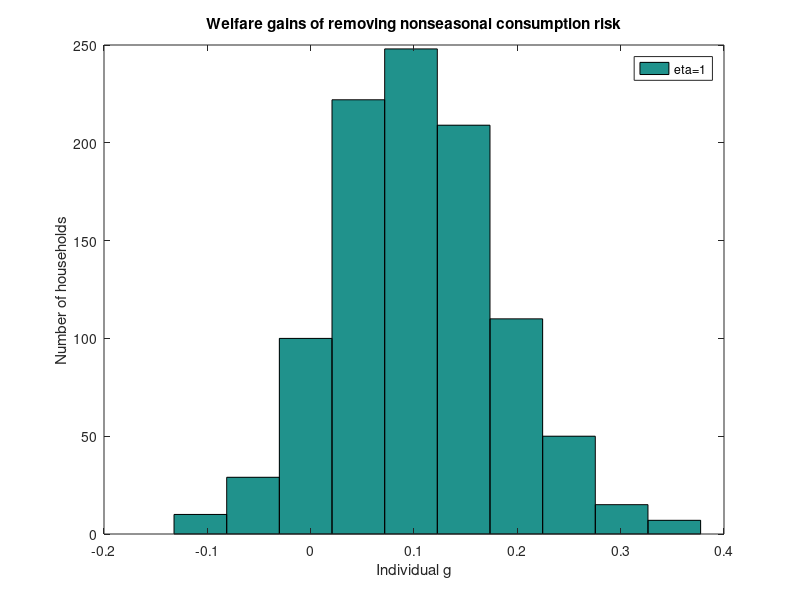

This chart was generated by the following MATLAB code: (Note: a time limit stopped this script after it produced the figure.)
%%%%%%%%%%%%%%%%%%%%%%%%%%%%%%%%%%%%%%%%%%%%%%%%%%%%%%%%%%%%%%%%%%%%%%%%%%%
%%%%%%%%%%%%%%%%% DEVELOPMENT ECONOMICS - PROBLEM SET 2 %%%%%%%%%%%%%%%%%%%
%%%%%%%%%%%%%%%%%%%%%%%%%%%%%%%%%%%%%%%%%%%%%%%%%%%%%%%%%%%%%%%%%%%%%%%%%%%

clear all
clc

%% SETTING %%

% Parameters
N = 1000;
T = 12 * 40; % 12 months * 40 years of age
beta = 0.99^(1/12); % Anual beta (b^12) is 0.99
sigma2_e = 0.2;
sigma2_u = 0.2; 
eta1 = 1;
eta2 = 2;
eta4 = 4;

% Deterministic seasonal component
gm_low = [-0.073, -0.185, 0.071, 0.066, 0.045, 0.029, 0.018, 0.018, 0.018, 0.001, -0.017, -0.041];
gm_middle = [-0.147, -0.370, 0.141, 0.131, 0.090, 0.058, 0.036, 0.036, 0.036, 0.002, -0.033, -0.082];
gm_high = [-0.293, -0.739, 0.282, 0.262, 0.180, 0.116, 0.072, 0.072, 0.072, 0.004, -0.066, -0.164];

% Stochastic seasonal component
sigma2_low = [0.043, 0.034, 0.145, 0.142, 0.137, 0.137, 0.119, 0.102, 0.094, 0.094, 0.085, 0.068];
sigma2_middle = [0.085, 0.068, 0.290, 0.283, 0.273, 0.273, 0.239, 0.205, 0.188, 0.188, 0.171, 0.137];
sigma2_high = [0.171, 0.137, 0.580, 0.567, 0.546, 0.546, 0.478, 0.410, 0.376, 0.376, 0.341, 0.273];


%% QUESTION 1 - PART 1 %%

% Generate the individual component
ln_u = transpose(mvnrnd(zeros(N,1), eye(N) * sigma2_u)); % Nx1 matrix with the individual ln_u
z = exp(-sigma2_u/2) * exp(ln_u); % Nx1 column with individual components
z = z * ones(1,T); % NxT matrix, where each row contains the same individual component 

% Generate matrices with seasonal components (using kronecker product)
S_low = exp(kron(ones(N,40),gm_low)); % NxT matrix, where each column has a different seasonal component depending on age and season
S_middle = exp(kron(ones(N,40),gm_middle));
S_high = exp(kron(ones(N,40),gm_high));

% Generate matrix with individual errors for any period
ln_e = zeros(N,T);
for i = 1:N
    for j = 0:39
        ln_e(i,(1+12*j):((j+1)*12)) = normrnd(0,sqrt(sigma2_e));
    end
end
ind_shock = exp(-sigma2_e/2) * exp(ln_e);

% Calculate matrix of individual consumption with all components
consumption_low_all = z .* S_low .* ind_shock;      % NxT matrix
consumption_middle_all = z .* S_middle .* ind_shock;   % NxT matrix
consumption_high_all = z .* S_high .* ind_shock;    % NxT matrix

% Calculate matrix of individual consumption (without individual stochastic component)
consumption_low_sea = z .* S_low; 
consumption_middle_sea = z .* S_middle;
consumption_high_sea = z .* S_high;

% Calculate matrix of individual consumption (without seasonal component)
consumption_ind = z .* ind_shock; 

% Calculate matrix of individual consumption (without seasonal component and individual stochastic component)
consumption = z;

% Discount factor matrix
beta_m = zeros(1,12);
beta_age = zeros(1,40);
 for i = 1:12
     beta_m(1,i) = beta.^(i-1);
 end
 for i = 1:40 
     beta_age(1,i) = beta.^(12*i);
 end
betas = ones(N,1) * kron(beta_age,beta_m); % NxT matrix with all the discount factors


%% PART 1A: WELFARE GAINS REMOVING SEASONALITY %%

% Welfare gains from removing seasonal component (eta = 1)
% This are the matrix that will have the g's that represent the amount of consumption across 
% all periods and states that individuals living in a reference scenario will demand to remain 
% indifferent between their current scenario and the counterfactual, which is the value we are 
% interested to find. 

gl1_sea = zeros(N,1); 
gm1_sea = zeros(N,1);
gh1_sea = zeros(N,1);

% Here I compare the welfare gains of changing from the consumption with all the shocks with 
% the consumption after removing the seasonal component. In order to find the g's that satisfy,
% the equation I use a function that minimizes the absolute value of the difference between
% the two different scenarios we are comparing.

for i = 1:N
    funlow = @(gl) abs(transpose(sum(transpose(betas(i,:) .* log(consumption_low_all(i,:)*(1+gl))) - transpose(betas(i,:) .* log(consumption_ind(i,:))))));
    gl1_sea(i,1) = fminbnd(funlow,0,4);

    funmid = @(gm) abs(transpose(sum(transpose(betas(i,:) .* log(consumption_middle_all(i,:)*(1+gm))) - transpose(betas(i,:) .* log(consumption_ind(i,:))))));
    gm1_sea(i,1) = fminbnd(funmid,0,4);

    funhigh = @(gh) abs(transpose(sum(transpose(betas(i,:) .* log(consumption_high_all(i,:)*(1+gh))) - transpose(betas(i,:) .* log(consumption_ind(i,:))))));
    gh1_sea(i,1) = fminbnd(funhigh,0,4);
end

% Matrix with the mean results
Results = [mean(gl1_sea), mean(gm1_sea), mean(gh1_sea)];
disp(' RESULTS PART 1A - Mean welfare gains from removing seasonal component (eta=1)')
disp(Results)
disp('Each column represents the mean "g" for low, mid and high seasonality.')
disp(' ')
disp(' ')

%% PART 1B: WELFARE GAINS REMOVING NONSEASONAL CONSUMPTION RISK (individual stochastic component) %%

% Welfare gains from removing nonseasonal consumption risk (eta = 1)
gl1_ind = zeros(N,1);
gm1_ind = zeros(N,1);
gh1_ind = zeros(N,1);

for i = 1:N
    funlow = @(gl) abs(transpose(sum(transpose(betas(i,:) .* log(consumption_low_all(i,:)*(1+gl))) - transpose(betas(i,:) .* log(consumption_low_sea(i,:))))));
    gl1_ind(i,1) = fminbnd(funlow,-4,4);

    funmid = @(gm) abs(transpose(sum(transpose(betas(i,:) .* log(consumption_middle_all(i,:)*(1+gm))) - transpose(betas(i,:) .* log(consumption_middle_sea(i,:))))));
    gm1_ind(i,1) = fminbnd(funmid,-4,4);

    funhigh = @(gh) abs(transpose(sum(transpose(betas(i,:) .* log(consumption_high_all(i,:)*(1+gh))) - transpose(betas(i,:) .* log(consumption_high_sea(i,:))))));
    gh1_ind(i,1) = fminbnd(funhigh,-4,4);
end

% Matrix with the mean results from removing nonseasonal consumption risk
Results = [mean(gl1_ind), mean(gm1_ind), mean(gh1_ind); std(gl1_ind), std(gm1_ind), std(gh1_ind)];

disp(' RESULTS PART 1B - Welfare gains of removing nonseasonal consumption risk (eta=1)')
disp(Results)
disp('First row: means. Second row: standard errors')
disp('Each column represents the mean "g" for low, mid, high and no seasonality.')
disp(' ')
disp(' ')

% Graph to compare distribution of welfare gains of removing nonseasonal consumption risk
%hold on
hist(gl1_ind);
xlabel('Individual g')
ylabel('Number of households')
legend('eta=1')
title({'Welfare gains of removing nonseasonal consumption risk'})
print('Q1_Part1_B','-dpng')


%% PART 1D: REDO FOR ETA = 2 & ETA = 4 %%

% Welfare gains removing seasonal component (eta = 2)
gl2_sea = zeros(N,1);
gm2_sea = zeros(N,1);
gh2_sea = zeros(N,1);

for i = 1:N
    funlow = @(gl) abs(transpose(sum(transpose(betas(i,:) .* ((consumption_low_all(i,:)*(1+gl))).^(1-eta2) / (1-eta2)) - transpose(betas(i,:) .* ((consumption_ind(i,:)).^(1-eta2) / (1-eta2)) ))));
    gl2_sea(i,1) = fminbnd(funlow,-4,4);

    funmid = @(gm) abs(transpose(sum(transpose(betas(i,:) .* ((consumption_middle_all(i,:)*(1+gm))).^(1-eta2) / (1-eta2)) - transpose(betas(i,:) .* ((consumption_ind(i,:)).^(1-eta2) / (1-eta2))))));
    gm2_sea(i,1) = fminbnd(funmid,-4,4);

    funhigh = @(gh) abs(transpose(sum(transpose(betas(i,:) .* ((consumption_high_all(i,:)*(1+gh))).^(1-eta2) / (1-eta2)) - transpose(betas(i,:) .* ((consumption_ind(i,:)).^(1-eta2) / (1-eta2))))));
    gh2_sea(i,1) = fminbnd(funhigh,-4,4);
end

% Welfare gains removing seasonal component (eta = 4)
gl4_sea = zeros(N,1);
gm4_sea = zeros(N,1);
gh4_sea = zeros(N,1);

for i = 1:N
    funlow = @(gl) abs(transpose(sum(transpose(betas(i,:) .* ((consumption_low_all(i,:)*(1+gl))).^(1-eta4) / (1-eta4)) - transpose(betas(i,:) .* ((consumption_ind(i,:)).^(1-eta4) / (1-eta4))))));
    gl4_sea(i,1) = fminbnd(funlow,-4,4);

    funmid = @(gm) abs(transpose(sum(transpose(betas(i,:) .* ((consumption_middle_all(i,:)*(1+gm))).^(1-eta4) / (1-eta4)) - transpose(betas(i,:) .* ((consumption_ind(i,:)).^(1-eta4) / (1-eta4))))));
    gm4_sea(i,1) = fminbnd(funmid,-4,4);

    funhigh = @(gh) abs(transpose(sum(transpose(betas(i,:) .* ((consumption_high_all(i,:)*(1+gh))).^(1-eta4) / (1-eta4)) - transpose(betas(i,:) .* ((consumption_ind(i,:)).^(1-eta4) / (1-eta4))))));
    gh4_sea(i,1) = fminbnd(funhigh,-4,4);
end

% Matrix with the mean results from removing seasonality
Results = [mean(gl2_sea), mean(gm2_sea), mean(gh2_sea); mean(gl4_sea), mean(gm4_sea), mean(gh4_sea)];
disp(' RESULTS PART 1D - Mean welfare gains of removing seasonality (eta=2 and eta=4)')
disp(Results)
disp('Row 1: eta=2. Row 2: eta=4')
disp('Each column represents the mean "g" for low, mid and high seasonality.')
disp(' ')
disp(' ')

% Welfare gains removing nonseasonal consumption risk (eta = 2)
gl2_ind = zeros(N,1);
gm2_ind = zeros(N,1);
gh2_ind = zeros(N,1);

for i = 1:N
    funlow = @(gl) abs(transpose(sum(transpose(betas(i,:) .* ((consumption_low_all(i,:)*(1+gl))).^(1-eta2) / (1-eta2)) - transpose(betas(i,:) .* ((consumption_low_sea(i,:)).^(1-eta2) / (1-eta2))))));
    gl2_ind(i,1) = fminbnd(funlow,-4,4);

    funmid = @(gm) abs(transpose(sum(transpose(betas(i,:) .* ((consumption_middle_all(i,:)*(1+gm))).^(1-eta2) / (1-eta2)) - transpose(betas(i,:) .* ((consumption_middle_sea(i,:)).^(1-eta2) / (1-eta2))))));
    gm2_ind(i,1) = fminbnd(funmid,-4,4);

    funhigh = @(gh) abs(transpose(sum(transpose(betas(i,:) .* ((consumption_high_all(i,:)*(1+gh))).^(1-eta2) / (1-eta2)) - transpose(betas(i,:) .* ((consumption_high_sea(i,:)).^(1-eta2) / (1-eta2))))));
    gh2_ind(i,1) = fminbnd(funhigh,-4,4);
end

% Welfare gains removing nonseasonal consumption risk (eta = 4)
gl4_ind = zeros(N,1);
gm4_ind = zeros(N,1);
gh4_ind = zeros(N,1);

for i = 1:N
    funlow = @(gl) abs(transpose(sum(transpose(betas(i,:) .* ((consumption_low_all(i,:)*(1+gl))).^(1-eta4) / (1-eta4)) - transpose(betas(i,:) .* ((consumption_low_sea(i,:)).^(1-eta4) / (1-eta4)) ))));
    gl4_ind(i,1) = fminbnd(funlow,-4,4);

    funmid = @(gm) abs(transpose(sum(transpose(betas(i,:) .* ((consumption_middle_all(i,:)*(1+gm))).^(1-eta4) / (1-eta4)) - transpose(betas(i,:) .* ((consumption_middle_sea(i,:)).^(1-eta4) / (1-eta4)) ))));
    gm4_ind(i,1) = fminbnd(funmid,-4,4);

    funhigh = @(gh) abs(transpose(sum(transpose(betas(i,:) .* ((consumption_high_all(i,:)*(1+gh))).^(1-eta4) / (1-eta4)) - transpose(betas(i,:) .* ((consumption_high_sea(i,:)).^(1-eta4) / (1-eta4)) ))));
    gh4_ind(i,1) = fminbnd(funhigh,-4,4);
end

Results_2 = [mean(gl2_ind), mean(gm2_ind), mean(gh2_ind); std(gl2_ind), std(gm2_ind), std(gh2_ind)];

Results_4 = [mean(gl4_ind), mean(gm4_ind), mean(gh4_ind); std(gl4_ind), std(gm4_ind), std(gh4_ind)];
        
% Matrix with the mean results
disp(' RESULTS PART 1D - Welfare gains of removing nonseasonal consumption risk (eta=2 and eta=4)')
disp(Results_2)
disp(Results_4)
disp('Rows 1 and 2: means for eta 2 and 4. Rows 3 and 4: standard errors for eta 2 and 4')
disp('Each column represents the mean "g" for low, mid, high and no seasonality.')
disp(' ')
disp(' ')

% Graph to compare distribution of welfare gains of removing nonseasonal consumption risk
figure 
hold on
histogram(gl1_ind);
hold on
histogram(gl2_ind);
hold on
histogram(gl4_ind);
xlabel('Individual g')
ylabel('Number of households')
legend('eta=1','eta=2','eta=4')
title({'Welfare gains of removing nonseasonal consumption risk'})
print('Q1_Part1_D','-dpng')


%% QUESTION 1 - PART 2 %%

% Generate matrices with seasonal components (NxT)
SR_low = zeros(N,T);
for i = 1:N
    for j = 0:39
      SR_low(i,(1+j*12):(j+1)*12) = exp(-sigma2_low/2) .* exp(mvnrnd(zeros(12,1), ones(12,1) * sigma2_low .* eye(12)));
    end
end

SR_middle = zeros(N,T);
for i = 1:N
    for j = 0:39
      SR_middle(i,(1+j*12):(j+1)*12) = exp(-sigma2_middle/2) .* exp(mvnrnd(zeros(12,1), ones(12,1) * sigma2_middle .* eye(12) ) );
    end
end

SR_high = zeros(N,T);
for i = 1:N
    for j = 0:39
      SR_high(i,(1+j*12):(j+1)*12) = exp(-sigma2_high/2) .* exp(mvnrnd(zeros(12,1), ones(12,1) * sigma2_high .* eye(12) ) );
    end
end

% Calculate matrix of individual consumption with all components
CS_low_all = z .* S_middle .*  SR_low .* ind_shock; 
CS_middle_all = z .* S_middle .* SR_middle .* ind_shock;
CS_high_all = z .* S_middle .* SR_high .* ind_shock;

% Calculate matrix of individual consumption (without seasonal component)
CS_low_sea = z .* SR_low .* ind_shock; 
CS_middle_sea = z .* SR_middle .* ind_shock;
CS_high_sea = z .* SR_high .* ind_shock;

% Calculate matrix of individual consumption (without individual stochastic component)
CS_low_ind = z .* S_middle .*  SR_low; 
CS_middle_ind = z .* S_middle .* SR_middle;
CS_high_ind = z .* S_middle .* SR_high;

% Calculate matrix of individual consumption (without stochastic seasonal component)
CS_sto = z .* S_middle .* ind_shock; 


%% PART 2A: WELFARE GAINS REMOVING SEASONALITY %%

% Welfare gains removing deterministic seasonal component (eta = 1)
gl1_sea2 = zeros(N,1); 
gm1_sea2 = zeros(N,1);
gh1_sea2 = zeros(N,1);

for i = 1:N
    funlow = @(gl) abs(transpose(sum(transpose(betas(i,:) .* log(CS_low_all(i,:)*(1+gl))) - transpose(betas(i,:) .* log(CS_low_sea(i,:))))));
    gl1_sea2(i,1) = fminbnd(funlow,-4,4);

    funmid = @(gm) abs(transpose(sum(transpose(betas(i,:) .* log(CS_middle_all(i,:)*(1+gm))) - transpose(betas(i,:) .* log(CS_middle_sea(i,:))))));
    gm1_sea2(i,1) = fminbnd(funmid,-4,4);

    funhigh = @(gh) abs(transpose(sum(transpose(betas(i,:) .* log(CS_high_all(i,:)*(1+gh))) - transpose(betas(i,:) .* log(CS_high_sea(i,:))))));
    gh1_sea2(i,1) = fminbnd(funhigh,-4,4);
end

% Welfare gains removing stochastic seasonal component (eta = 1)
gl1_rsea = zeros(N,1); 
gm1_rsea = zeros(N,1);
gh1_rsea = zeros(N,1);

for i = 1:N
    funlow = @(gl) abs(transpose(sum(transpose(betas(i,:) .* log(CS_low_all(i,:)*(1+gl))) - transpose(betas(i,:) .* log(CS_sto(i,:))))));
    gl1_rsea(i,1) = fminbnd(funlow,-4,4);

    funmid = @(gm) abs(transpose(sum(transpose(betas(i,:) .* log(CS_middle_all(i,:)*(1+gm))) - transpose(betas(i,:) .* log(CS_sto(i,:))))));
    gm1_rsea(i,1) = fminbnd(funmid,-4,4);

    funhigh = @(gh) abs(transpose(sum(transpose(betas(i,:) .* log(CS_high_all(i,:)*(1+gh))) - transpose(betas(i,:) .* log(CS_sto(i,:))))));
    gh1_rsea(i,1) = fminbnd(funhigh,-4,4);
end
  
% Welfare gains removing both seasonal components (eta = 1)
gl1_S_SR = zeros(N,1); 
gm1_S_SR = zeros(N,1);
gh1_S_SR = zeros(N,1);

for i = 1:N
    funlow = @(gl) abs(transpose(sum(transpose(betas(i,:) .* log(CS_low_all(i,:)*(1+gl))) - transpose(betas(i,:) .* log(consumption_ind(i,:))))));
    gl1_S_SR(i,1) = fminbnd(funlow,-4,4);

    funmid = @(gm) abs(transpose(sum(transpose(betas(i,:) .* log(CS_middle_all(i,:)*(1+gm))) - transpose(betas(i,:) .* log(consumption_ind(i,:))))));
    gm1_S_SR(i,1) = fminbnd(funmid,-4,4);

    funhigh = @(gh) abs(transpose(sum(transpose(betas(i,:) .* log(CS_high_all(i,:)*(1+gh))) - transpose(betas(i,:) .* log(consumption_ind(i,:))))));
    gh1_S_SR(i,1) = fminbnd(funhigh,-4,4);
end

% Matrix with the mean results from removing deterministic component:
Results = [mean(gl1_sea2), mean(gm1_sea2), mean(gh1_sea2)];
disp(' RESULTS PART 2A - Welfare gains of removing deterministic seasonal component (eta=1)')
disp(Results)
disp('Rows: Means')
disp('Each column represents the mean "g" for low, mid and high seasonality.')
disp(' ')
disp(' ')

% Matrix with the mean results from removing stochastic component:
Results = [mean(gl1_rsea), mean(gm1_rsea), mean(gh1_rsea); std(gl1_rsea), std(gm1_rsea), std(gh1_rsea)];

disp('RESULTS PART 2A - Welfare gains of removing stochastic seasonal components (eta=1)')
disp(Results)
disp('Each column represents the mean "g" for low, mid and high seasonality.')
disp(' ')
disp(' ')

% Matrix with the mean results from removing both stochastic and deterministic component:
Results = [mean(gl1_S_SR), mean(gm1_S_SR), mean(gh1_S_SR); std(gl1_S_SR), std(gm1_S_SR), std(gh1_S_SR)];
       
disp(' RESULTS PART 2A: Welfare gains of removing both seasonality components (eta=1)')
disp(Results)
disp('Each column represents the mean "g" for low, mid and high seasonality.')
disp(' ')
disp(' ')

% Graph of the distribution of welfare gains of removing the seasonal stochastic component
figure 
hold on
histogram(gl1_rsea);
hold on
histogram(gm1_rsea);
hold on
histogram(gh1_rsea);
xlabel('Individual g')
ylabel('Number of households')
legend('Low seasonality dispersion','Medium seasonality dispersion','High seasonality dispersion')
title({'Welfare gains of removing stochastic seasonal component'})
print('Q1_Part2_A1','-dpng')

% Graph of the distribution of welfare gains of removing both seasonal components
figure 
hold on
histogram(gl1_S_SR);
hold on
histogram(gm1_S_SR);
hold on
histogram(gh1_S_SR);
xlabel('Individual g')
ylabel('Number of households')
legend('Low seasonality dispersion','Medium seasonality dispersion','High seasonality dispersion')
title({'Welfare gains of removing both seasonal components'})
print('Q1_Part2_A2','-dpng')

  
%% PART 2B: WELFARE GAINS REMOVING NONSEASONAL RISK  %%

% Welfare gains removing nonseasonal consumption risk (eta = 1)
gl1_ind_2 = zeros(N,1);
gm1_ind_2 = zeros(N,1);
gh1_ind_2 = zeros(N,1);

for i = 1:N
    funlow = @(gl) abs(transpose(sum(transpose(betas(i,:) .* log(CS_low_all(i,:)*(1+gl))) - transpose(betas(i,:) .* log(CS_low_ind(i,:))))));
    gl1_ind_2(i,1) = fminbnd(funlow,-4,4);

    funmid = @(gm) abs(transpose(sum(transpose(betas(i,:) .* log(CS_middle_all(i,:)*(1+gm))) - transpose(betas(i,:) .* log(CS_middle_ind(i,:))))));
    gm1_ind_2(i,1) = fminbnd(funmid,-4,4);

    funhigh = @(gh) abs(transpose(sum(transpose(betas(i,:) .* log(CS_high_all(i,:)*(1+gh))) - transpose(betas(i,:) .* log(CS_high_ind(i,:))))));
    gh1_ind_2(i,1) = fminbnd(funhigh,-4,4);
end

% Matrix with the mean results
Results = [mean(gl1_ind_2), mean(gm1_ind_2), mean(gh1_ind_2); std(gl1_ind_2), std(gm1_ind_2), std(gh1_ind_2)];

disp(' RESULTS PART 2B - Welfare gains of removing nonseasonal consumption risk (eta=1)')
disp(Results)
disp('Each column represents the mean "g" for low, mid and high seasonality.')
disp(' ')
disp(' ')

% Graph to compare distribution of welfare gains of removing nonseasonal consumption risk
figure
hold on
hist(gl1_ind_2);
xlabel('Individual g')
ylabel('Number of households')
legend('eta=1')
title({'Welfare gains of removing nonseasonal consumption risk'})
print('Q1_Part2_B','-dpng')

%% PART 2D: REDO FOR ETA = 2 & ETA = 4 %%

% Welfare gains removing deterministic seasonal component (eta = 2)
gl2_sea2 = zeros(N,1); 
gm2_sea2 = zeros(N,1);
gh2_sea2 = zeros(N,1);

for i = 1:N
    funlow = @(gl) abs(transpose(sum(transpose(betas(i,:) .* ((CS_low_all(i,:)*(1+gl))).^(1-eta2) / (1-eta2)) - transpose(betas(i,:) .* ((CS_low_sea(i,:)).^(1-eta2) / (1-eta2))))));
    gl2_sea2(i,1) = fminbnd(funlow,-4,4);

    funmid = @(gm) abs(transpose(sum(transpose(betas(i,:) .* ((CS_middle_all(i,:)*(1+gm))).^(1-eta2) / (1-eta2)) - transpose(betas(i,:) .* ((CS_middle_sea(i,:)).^(1-eta2) / (1-eta2))))));
    gm2_sea2(i,1) = fminbnd(funmid,-4,4);

    funhigh = @(gh) abs(transpose(sum(transpose(betas(i,:) .* ((CS_high_all(i,:)*(1+gh))).^(1-eta2) / (1-eta2)) - transpose(betas(i,:) .* ((CS_high_sea(i,:)).^(1-eta2) / (1-eta2))))));
    gh2_sea2(i,1) = fminbnd(funhigh,-4,4);
end


% Welfare gains removing deterministic seasonal component (eta = 4)
gl4_sea2 = zeros(N,1); 
gm4_sea2 = zeros(N,1);
gh4_sea2 = zeros(N,1);

for i = 1:N
    funlow = @(gl) abs(transpose(sum(transpose(betas(i,:) .* ((CS_low_all(i,:)*(1+gl))).^(1-eta4) / (1-eta4)) - transpose(betas(i,:) .* ((CS_low_sea(i,:)).^(1-eta4) / (1-eta4))))));
    gl4_sea2(i,1) = fminbnd(funlow,-4,4);

    funmid = @(gm) abs(transpose(sum(transpose(betas(i,:) .* ((CS_middle_all(i,:)*(1+gm))).^(1-eta4) / (1-eta4)) - transpose(betas(i,:) .* ((CS_middle_sea(i,:)).^(1-eta4) / (1-eta4))))));
    gm4_sea2(i,1) = fminbnd(funmid,-4,4);

    funhigh = @(gh) abs(transpose(sum(transpose(betas(i,:) .* ((CS_high_all(i,:)*(1+gh))).^(1-eta4) / (1-eta4)) - transpose(betas(i,:) .* ((CS_high_sea(i,:)).^(1-eta4) / (1-eta4))))));
    gh4_sea2(i,1) = fminbnd(funhigh,-4,4);
end

% Matrix with the mean results from removing deterministic component (eta = 2)
Results_2 = [mean(gl2_sea2), mean(gm2_sea2), mean(gh2_sea2)];
disp(' RESULTS PART 2D - Welfare gains of removing deterministic seasonal component (eta=2)')
disp(Results_2)
disp('Rows: Means')
disp('Each column represents the mean "g" for low, mid and high seasonality.')
disp(' ')
disp(' ')

% Matrix with the mean results from removing deterministic component (eta = 4)
Results_4 = [mean(gl4_sea2), mean(gm4_sea2), mean(gh4_sea2)];
disp(' RESULTS PART 2D - Welfare gains of removing deterministic seasonal component (eta=4)')
disp(Results_4)
disp('Rows: Means')
disp('Each column represents the mean "g" for low, mid and high seasonality.')
disp(' ')
disp(' ')


% Welfare gains removing stochastic seasonal component (eta = 2)
gl2_rsea = zeros(N,1); 
gm2_rsea = zeros(N,1);
gh2_rsea = zeros(N,1);

for i = 1:N
    funlow = @(gl) abs(transpose(sum(transpose(betas(i,:) .* ((CS_low_all(i,:)*(1+gl))).^(1-eta2) / (1-eta2)) - transpose(betas(i,:) .* ((CS_sto(i,:)).^(1-eta2) / (1-eta2)) ))));
    gl2_rsea(i,1) = fminbnd(funlow,-4,4);

    funmid = @(gm) abs(transpose(sum(transpose(betas(i,:) .* ((CS_middle_all(i,:)*(1+gm))).^(1-eta2) / (1-eta2)) - transpose(betas(i,:) .* ((CS_sto(i,:)).^(1-eta2) / (1-eta2)) ))));
    gm2_rsea(i,1) = fminbnd(funmid,-4,4);

    funhigh = @(gh) abs(transpose(sum(transpose(betas(i,:) .* ((CS_high_all(i,:)*(1+gh))).^(1-eta2) / (1-eta2)) - transpose(betas(i,:) .* ((CS_sto(i,:)).^(1-eta2) / (1-eta2)) ))));
    gh2_rsea(i,1) = fminbnd(funhigh,-4,4);
end


% Welfare gains removing stochastic seasonal component (eta = 4)
gl4_rsea = zeros(N,1); 
gm4_rsea = zeros(N,1);
gh4_rsea = zeros(N,1);

for i = 1:N
    funlow = @(gl) abs(transpose(sum(transpose(betas(i,:) .* ((CS_low_all(i,:)*(1+gl))).^(1-eta4) / (1-eta4)) - transpose(betas(i,:) .* ((CS_sto(i,:)).^(1-eta4) / (1-eta4)) ))));
    gl4_rsea(i,1) = fminbnd(funlow,-4,4);

    funmid = @(gm) abs(transpose(sum(transpose(betas(i,:) .* ((CS_middle_all(i,:)*(1+gm))).^(1-eta4) / (1-eta4)) - transpose(betas(i,:) .* ((CS_sto(i,:)).^(1-eta4) / (1-eta4)) ))));
    gm4_rsea(i,1) = fminbnd(funmid,-4,4);

    funhigh = @(gh) abs(transpose(sum(transpose(betas(i,:) .* ((CS_high_all(i,:)*(1+gh))).^(1-eta4) / (1-eta4)) - transpose(betas(i,:) .* ((CS_sto(i,:)).^(1-eta4) / (1-eta4)) ))));
    gh4_rsea(i,1) = fminbnd(funhigh,-4,4);
end

% Matrix with the mean results from removing stochastic component (eta=2)
Results_2 = [mean(gl2_rsea), mean(gm2_rsea), mean(gh2_rsea); std(gl2_rsea), std(gm2_rsea), std(gh2_rsea)];
       
disp(' RESULTS PART 2D - Welfare gains of removing stochastic seasonal components (eta=2)')
disp(Results_2)
disp('Each column represents the mean "g" for low, mid and high seasonality.')
disp(' ')
disp(' ')

% Matrix with the mean results from removing stochastic component (eta=4)
Results_4 = [mean(gl4_rsea), mean(gm4_rsea), mean(gh4_rsea); std(gl4_rsea), std(gm4_rsea), std(gh4_rsea)];
       
disp(' RESULTS PART 2D - Welfare gains of removing stochastic seasonal components (eta=4)')
disp(Results_4)
disp('Each column represents the mean "g" for low, mid and high seasonality.')
disp(' ')
disp(' ')
  

% Welfare gains removing both seasonal components (eta = 2)
gl2_S_SR = zeros(N,1); 
gm2_S_SR = zeros(N,1);
gh2_S_SR = zeros(N,1);

for i = 1:N
    funlow = @(gl) abs(transpose(sum(transpose(betas(i,:) .* ((CS_low_all(i,:)*(1+gl))).^(1-eta2) / (1-eta2)) - transpose(betas(i,:) .* ((consumption_ind(i,:)).^(1-eta2) / (1-eta2)) ))));
    gl2_S_SR(i,1) = fminbnd(funlow,-4,4);

    funmid = @(gm) abs(transpose(sum(transpose(betas(i,:) .* ((CS_middle_all(i,:)*(1+gm))).^(1-eta2) / (1-eta2)) - transpose(betas(i,:) .* ((consumption_ind(i,:)).^(1-eta2) / (1-eta2)) ))));
    gm2_S_SR(i,1) = fminbnd(funmid,-4,4);

    funhigh = @(gh) abs(transpose(sum(transpose(betas(i,:) .* ((CS_high_all(i,:)*(1+gh))).^(1-eta2) / (1-eta2)) - transpose(betas(i,:) .* ((consumption_ind(i,:)).^(1-eta2) / (1-eta2)) ))));
    gh2_S_SR(i,1) = fminbnd(funhigh,-4,4);
end

% Welfare gains removing both seasonal components (eta = 4)
gl4_S_SR = zeros(N,1); 
gm4_S_SR = zeros(N,1);
gh4_S_SR = zeros(N,1);

for i = 1:N
    funlow = @(gl) abs(transpose(sum(transpose(betas(i,:) .* ((CS_low_all(i,:)*(1+gl))).^(1-eta4) / (1-eta4)) - transpose(betas(i,:) .* ((consumption_ind(i,:)).^(1-eta4) / (1-eta4)) ))));
    gl4_S_SR(i,1) = fminbnd(funlow,-4,4);

    funmid = @(gm) abs(transpose(sum(transpose(betas(i,:) .* ((CS_middle_all(i,:)*(1+gm))).^(1-eta4) / (1-eta4)) - transpose(betas(i,:) .* ((consumption_ind(i,:)).^(1-eta4) / (1-eta4)) ))));
    gm4_S_SR(i,1) = fminbnd(funmid,-4,4);

    funhigh = @(gh) abs(transpose(sum(transpose(betas(i,:) .* ((CS_high_all(i,:)*(1+gh))).^(1-eta4) / (1-eta4)) - transpose(betas(i,:) .* ((consumption_ind(i,:)).^(1-eta4) / (1-eta4)) ))));
    gh4_S_SR(i,1) = fminbnd(funhigh,-4,4);
end

% Matrix with the mean results from removing both stochastic and deterministic component (eta=2):
Results_2 = [mean(gl2_S_SR), mean(gm2_S_SR), mean(gh2_S_SR); std(gl2_S_SR), std(gm2_S_SR), std(gh2_S_SR)];
       
disp(' RESULTS PART 2D - Welfare gains of removing both seasonality components (eta=2)')
disp(Results_2)
disp('Each column represents the mean "g" for low, mid and high seasonality.')
disp(' ')
disp(' ')

% Matrix with the mean results from removing both stochastic and deterministic component (eta=4):
Results_4 = [mean(gl4_S_SR), mean(gm4_S_SR), mean(gh4_S_SR); std(gl4_S_SR), std(gm4_S_SR), std(gh4_S_SR)];
       
disp(' RESULTS PART 2D - Welfare gains of removing both seasonality components (eta=4)')
disp(Results_4)
disp('Each column represents the mean "g" for low, mid and high seasonality.')
disp(' ')
disp(' ')

% Welfare gains removing nonseasonal consumption risk (eta = 2)
gl2_ind_2 = zeros(N,1);
gm2_ind_2 = zeros(N,1);
gh2_ind_2 = zeros(N,1);

for i = 1:N
    funlow = @(gl) abs(transpose(sum(transpose(betas(i,:) .* ((CS_low_all(i,:)*(1+gl))).^(1-eta2) / (1-eta2)) - transpose(betas(i,:) .* ((CS_low_ind(i,:)).^(1-eta2) / (1-eta2)) ))));
    gl2_ind_2(i,1) = fminbnd(funlow,-4,4);

    funmid = @(gm) abs(transpose(sum(transpose(betas(i,:) .* ((CS_middle_all(i,:)*(1+gm))).^(1-eta2) / (1-eta2)) - transpose(betas(i,:) .* ((CS_middle_ind(i,:)).^(1-eta2) / (1-eta2)) ))));
    gm2_ind_2(i,1) = fminbnd(funmid,-4,4);

    funhigh = @(gh) abs(transpose(sum(transpose(betas(i,:) .* ((CS_high_all(i,:)*(1+gh))).^(1-eta2) / (1-eta2)) - transpose(betas(i,:) .* ((CS_high_ind(i,:)).^(1-eta2) / (1-eta2)) ))));
    gh2_ind_2(i,1) = fminbnd(funhigh,-4,4);
end


% Welfare gains removing nonseasonal consumption risk (eta = 4)
gl4_ind_2 = zeros(N,1);
gm4_ind_2 = zeros(N,1);
gh4_ind_2 = zeros(N,1);

for i = 1:N
    funlow = @(gl) abs(transpose(sum(transpose(betas(i,:) .* ((CS_low_all(i,:)*(1+gl))).^(1-eta4) / (1-eta4)) - transpose(betas(i,:) .* ((CS_low_ind(i,:)).^(1-eta4) / (1-eta4)) ))));
    gl4_ind_2(i,1) = fminbnd(funlow,-4,4);

    funmid = @(gm) abs(transpose(sum(transpose(betas(i,:) .* ((CS_middle_all(i,:)*(1+gm))).^(1-eta4) / (1-eta4)) - transpose(betas(i,:) .* ((CS_middle_ind(i,:)).^(1-eta4) / (1-eta4)) ))));
    gm4_ind_2(i,1) = fminbnd(funmid,-4,4);

    funhigh = @(gh) abs(transpose(sum(transpose(betas(i,:) .* ((CS_high_all(i,:)*(1+gh))).^(1-eta4) / (1-eta4)) - transpose(betas(i,:) .* ((CS_high_ind(i,:)).^(1-eta4) / (1-eta4)) ))));
    gh4_ind_2(i,1) = fminbnd(funhigh,-4,4);
end

% Matrix with the mean results
Results_2 = [mean(gl2_ind_2), mean(gm2_ind_2), mean(gh2_ind_2); std(gl2_ind_2), std(gm2_ind_2), std(gh2_ind_2)];

disp(' RESULTS PART 2D - Welfare gains of removing nonseasonal consumption risk (eta=2)')
disp(Results_2)
disp('Each column represents the mean "g" for low, mid and high seasonality.')
disp(' ')
disp(' ')

% Matrix with the mean results
Results_4 = [mean(gl4_ind_2), mean(gm4_ind_2), mean(gh4_ind_2); std(gl4_ind_2), std(gm4_ind_2), std(gh4_ind_2)];

disp(' RESULTS PART 2D - Welfare gains of removing nonseasonal consumption risk (eta=4)')
disp(Results_4)
disp('Each column represents the mean "g" for low, mid and high seasonality.')
disp(' ')
disp(' ')

%%%%%%%%%%%%%%%%%%%%%%%%%%%%%%%%%%%%%%%%%%%%%%%%%%%%%%%%%%%%%%%%%%%%%%%%%%%
%%%%%%%%%%%%%%%%%%%%%%%%%%%%%%%%%%%%%%%%%%%%%%%%%%%%%%%%%%%%%%%%%%%%%%%%%%%
